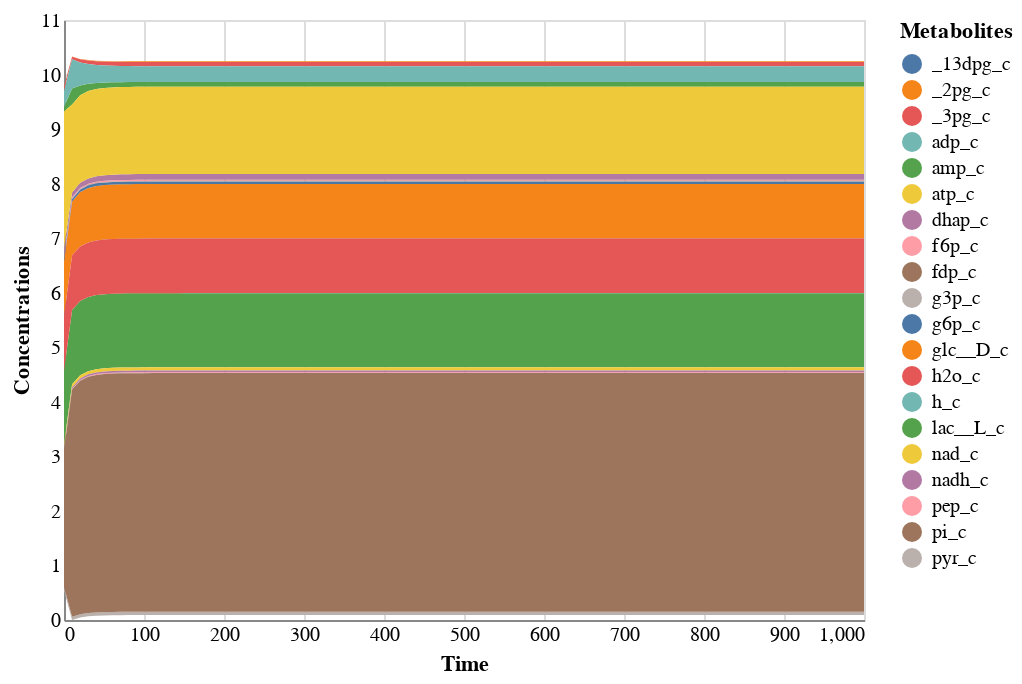

The notebook cell this image was saved under:
### Code cell
selection = alt.selection_multi(fields=['Metabolites'], bind='legend')

alt.Chart(source).mark_area().encode(
    alt.X('Time:Q', axis=alt.Axis(domain=True, tickSize=0)),
    alt.Y('Concentrations:Q', stack='center', axis=alt.Axis(domain=True, tickSize=0)),
    alt.Color('Metabolites:N'),
    opacity=alt.condition(selection, alt.value(1), alt.value(0.2))
).add_selection(
    selection
)

### Figure 1 — Vega-Lite specification as saved in the notebook (floating-point values rounded to 4 significant figures; data arrays with more than 128 entries replaced by an {"elided": "..."} marker saying what was removed)
{"config": {"view": {"continuousWidth": 400, "continuousHeight": 300}}, "data": {"name": "data-e879252c78af90bd1e503f8ae407239f"}, "mark": "area", "encoding": {"color": {"type": "nominal", "field": "Metabolites"}, "opacity": {"condition": {"value": 1, "selection": "selector004"}, "value": 0.2}, "x": {"type": "quantitative", "axis": {"domain": true, "tickSize": 0}, "field": "Time"}, "y": {"type": "quantitative", "axis": {"domain": true, "tickSize": 0}, "field": "Concentrations", "stack": "center"}}, "selection": {"selector004": {"type": "multi", "fields": ["Metabolites"], "bind": "legend"}}, "$schema": "https://vega.github.io/schema/vega-lite/v4.8.1.json", "datasets": {"data-e879252c78af90bd1e503f8ae407239f": {"elided": "2000 records"}}}
